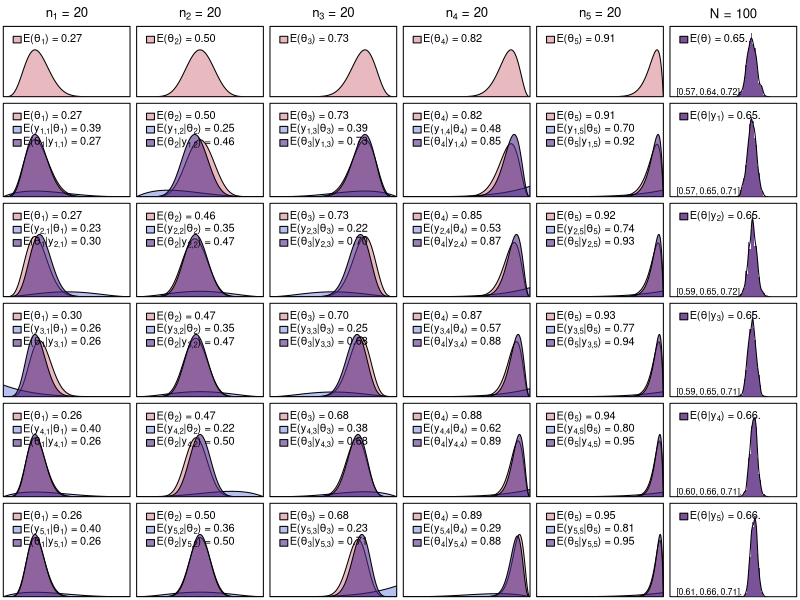

Recreate this plot in R.
## ---- chunk 1
#| include: false

library(data.table)
set.seed(7)
ftwo <- function(x) format(x, digits=2, nsmall=2)
ci <- function(a,b,l=0.025,u=0.975) qbeta(c(l, u), a, b)
betamean <- function(a,b) a / (a + b)
betavar <- function(a,b,n){
  m <- betamean(a,b)
  return((m * (1-m)) / (a + b + n + 1))
}

sp <- function(prior, data=NULL, posterior=NULL){
    priorc <- rgb(177, 18, 37, alpha=75, maxColorValue = 255)
    posteriorc <- rgb(81, 40, 136, alpha=150, maxColorValue = 255)
    likelihoodc <- rgb(6, 42, 199, alpha=75, maxColorValue = 255)
    
    x <- seq(0,1,length.out=1001)
    
    for(i in 1:ncol(prior)){
      priormean <- betamean(prior['alpha',i], prior['beta',i])
      if(!is.null(data)){
        y <- apply(data, 2, sum)[i]
        n <- rep(nrow(data), ncol(data))[i]
        theta <- rbeta(1000, prior['alpha',i], prior['beta',i])
        db <- dbinom(y, n, theta)
        likelihoodmean <- ftwo(mean(db))
        dlikelihood <- dbinom(y, n, x)
        dl <- choose(n, y) * (x^y) * ((1-x)^(n-y))
      }
      priormean <- ftwo(priormean)
      main <- ""
      if(!is.null(posterior)){
        posteriormean <- ftwo(betamean(posterior['alpha',i], posterior['beta',i]))
        dposterior <- dbeta(x, posterior['alpha',i], posterior['beta',i])
      }else{
        dposterior <- NULL
        dlikelihood <- NULL
      }
      
      dprior <- dbeta(x, prior['alpha',i], prior['beta',i])
      ym <- 1.5*max(c(dprior, dposterior, dlikelihood))
      dii <- paste0(di, ",", i)
      if(is.null(posterior)) main <- bquote(n[.(i)] * " = 20")
      plot(x, 
           type='n',main=main,font.main=1,
           ylab='', xlab='', yaxt='n', yaxs='i', xaxt='n',xaxs='i',
           ylim=c(0,ym), xlim=c(0,1))
      polygon(x=x, y=dprior, col=priorc)
      if(!is.null(data)) polygon(c(x, rev(x)), c(dlikelihood, rep(0, length(dlikelihood))), col=likelihoodc)
      if(!is.null(posterior)) polygon(x=x, y=dposterior, col=posteriorc)
      leg <- c(bquote("E(" * theta[.(i)] * ") = " * .(priormean)))
      f <- c(priorc)
      if(!is.null(data)){
        leg <- c(leg, bquote("E(" * y[.(dii)] *  "|" * theta[.(i)] * ") = " * .(likelihoodmean)))
        f <- c(f, likelihoodc)
      }
      if(!is.null(posterior)){
        f <- c(f, posteriorc)
        leg <- c(leg, bquote("E(" * theta[.(i)] * "|" * y[.(dii)] * ") = " * .(posteriormean)))
      }
      legend(x="topleft",
             legend = leg,
             fill = f,
             bty = "n",
             cex = 1,
             x.intersp = 0.2,
             pt.cex = 0.8,
             xjust = 0, yjust=1,
             inset=0)
     }
}

subpriors <- function(n=20, alphas=c(5,10,15,17,19)+1){
  betas <- (n + 2) - alphas
  prior <- matrix(data = c(alphas, betas),
                   nrow=2,
                   ncol=length(alphas),
                   byrow=TRUE)
  rownames(prior) <- c("alpha","beta")
  return(prior)
}

getposterior <- function(prior, data){
  y <- apply(data, 2, sum)
  n <- rep(nrow(data), ncol(data))
  alpha <- prior['alpha',] + y
  beta <- prior['beta',] + n - y
  posterior <- matrix(data = c(alpha, beta), nrow=2, ncol=ncol(prior), byrow=TRUE)
  rownames(posterior) <- c("alpha","beta")
  return(posterior)
}

overall <- function(prior, x = seq(0,1,length.out=1000), rsn=1000){
  thetas <- mapply(rbeta, n=rsn, shape1=prior['alpha',], shape2=prior['beta',])
  mthetas <- apply(thetas, 1, mean)
  return(mthetas)
}

oplot <- function(thetao, data=T){
   m <- ftwo(mean(thetao))
   cio <- quantile(thetao, probs = c(0.025, 0.50, 0.975))
   main <- "" 
   if(!data) main <- bquote("N = 100")
   oc <- rgb(86, 35, 127, alpha=200, maxColorValue = 255)
   dens <- density(thetao)
   plot(x=seq(0,1,length.out=100),main=main,font.main=1,
        type='n',ylab='', xlab='', yaxt='n', yaxs='i', xaxt='n',xaxs='i',
        xlim=c(0,1), ylim=c(0,max(dens$y) * 1.2))
   hist(thetao, 
        add = TRUE,
        breaks=seq(0,1,length.out=100),
        border = NA,
        col = oc, 
        freq = FALSE,
        ylab='', xlab='', yaxt='n', yaxs='i', xaxt='n',xaxs='i',
        xlim=c(0,1))
   lines(dens, col='black')
  oci <- sprintf("[%.2f, %.2f, %.2f]", cio[1], cio[2], cio[3])
  
  if (data){
    leg <- bquote("E(" * theta * "|" * y[.(di)]  * ") = " * .(m) * ".")
  }else{
    leg <- bquote("E(" * theta * ") = " * .(m) * ".")
  }
  legend("topleft", legend = c(leg),
                               #bquote("[0.25%, 50%, 97.5%]:"),
                               #bquote(.(oci) * ".")),
         fill = c(oc,NA,NA),border = c('black', NA, NA),
         bty = "n",
         cex = c(1,.8,.8),
         x.intersp = 0.2,
         pt.cex = 0.8,
         xjust = 0, yjust=1,inset=0)
  text(x=0, y=0.5, pos= c(4,3),
       labels = bquote(.(oci) * "."), cex = .8)
}
## ---- chunk 2
#| echo: false
#| results: asis


priorsi <- subpriors()
theta <- mapply(betamean, a = priorsi['alpha',]+1, b = priorsi['beta',]-1)
data <- mapply(rbinom, n=20, size=1, prob=theta)
prior <- priorsi

dp <- t(sapply(seq(1,17,4), function(i){
  d <- data[i:(i+3),]
  apply(d, 2, sum)
}))
## ---- chunk 3
#| echo: false
#| results: asis

b <- function(){
cat("$$\\begin{array}{r|ccccc}")
cat("p(\\theta) = p(\\theta_1,\\theta_2,\\theta_3,\\theta_4,\\theta_5) & ",paste0(paste0("\\theta_",1:5), collapse=" & "),"\\\\ \\hline")
cat(paste0(c("\\alpha & ","\\beta & "),apply(priorsi, 1, function(row) paste0(row, collapse=" & ")), collapse = "\\\\ "))
cat("\\end{array}$$")
}
b()
## ---- chunk 4
#| echo: false
#| results: asis

b()
## ---- chunk 5
#| echo: false
#| fig-width: 8
#| fig-height: 8

par(mar = rep(0.25,4))
par(mar = c(.25,.25,2,.25))
par(mfrow = c(6,6))
di <<- 0
sp(prior)
oplot(overall(prior), data=F)
par(mar = rep(0.25,4))
di <<- di + 1
for (i in seq(1,17,4)){
  d <- data[i:(i+3),]
  posterior <- getposterior(prior, d)
  sp(prior, d, posterior)
  prior <- posterior
  thetao <- overall(prior)
  oplot(thetao)
  di <<- di + 1
}
## ---- chunk 6
#| echo: false
#| results: asis
cat("$$\\tiny y = \\left[\\begin{array}{ccccc}")
cat(paste0(apply(dp, 1, function(row) paste0(row, collapse=" & ")), collapse = "\\\\"))
cat("\\end{array}\\right]$$")
